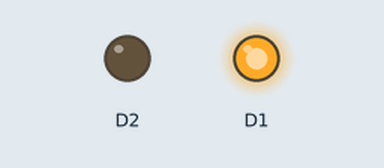
This sketch was run on a simulated ESP8266 (NodeMCU). Parts: output pins drawn as LEDs (lit = HIGH).

Above: at 0.5 s.
At 2.5 s:
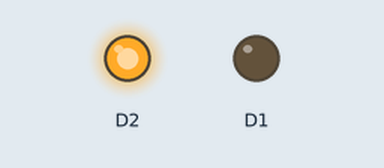
At 3.5 s:
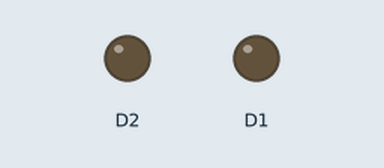
Timing chart, 0 to 5.2 s (numbered marks = the images above):
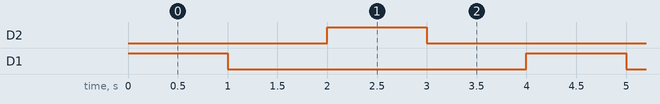

The sketch:

dualcolorLED.ino
```cpp
#include <ESP8266WiFi.h>
//#include <BiColorLED.h>

// BiColorLED led=BiColorLED(D1,D2);

void setup() {
  // put your setup code here, to run once:
  pinMode(D1, OUTPUT);
  pinMode(D2, OUTPUT);
}

void loop() {
  // put your main code here, to run repeatedly:
  //led.setColor(1);
  //delay(1000);

  digitalWrite(D1, HIGH);
  delay(1000);
  digitalWrite(D1, LOW);
  delay(1000);
  digitalWrite(D2, HIGH);
  delay(1000);
  digitalWrite(D2, LOW);
  delay(1000);
}
```

Measured:
- by itself, D2, D1: alternates HIGH for 1.0 s and LOW for 3.0 s
- by itself, everything shown: repeats every 4.0 s, in 4 steps
